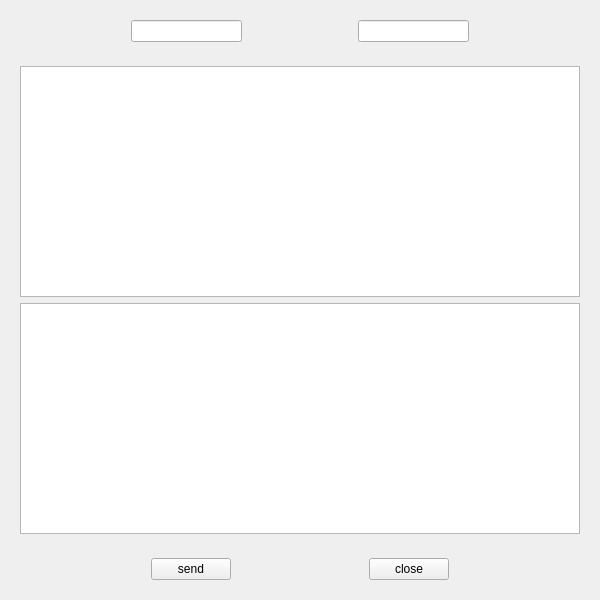
<?xml version="1.0" encoding="UTF-8"?>
<ui version="4.0">
 <class>Widget1</class>
 <widget class="QWidget" name="Widget1">
  <property name="geometry">
   <rect>
    <x>0</x>
    <y>0</y>
    <width>600</width>
    <height>600</height>
   </rect>
  </property>
  <property name="windowTitle">
   <string>Widget1</string>
  </property>
  <layout class="QGridLayout" name="gridLayout">
   <item row="0" column="0">
    <widget class="QWidget" name="widget_2" native="true">
     <layout class="QHBoxLayout" name="horizontalLayout">
      <item>
       <spacer name="horizontalSpacer">
        <property name="orientation">
         <enum>Qt::Horizontal</enum>
        </property>
        <property name="sizeHint" stdset="0">
         <size>
          <width>40</width>
          <height>20</height>
         </size>
        </property>
       </spacer>
      </item>
      <item>
       <widget class="QLineEdit" name="line_ip"/>
      </item>
      <item>
       <spacer name="horizontalSpacer_2">
        <property name="orientation">
         <enum>Qt::Horizontal</enum>
        </property>
        <property name="sizeHint" stdset="0">
         <size>
          <width>40</width>
          <height>20</height>
         </size>
        </property>
       </spacer>
      </item>
      <item>
       <widget class="QLineEdit" name="line_port"/>
      </item>
      <item>
       <spacer name="horizontalSpacer_3">
        <property name="orientation">
         <enum>Qt::Horizontal</enum>
        </property>
        <property name="sizeHint" stdset="0">
         <size>
          <width>40</width>
          <height>20</height>
         </size>
        </property>
       </spacer>
      </item>
     </layout>
    </widget>
   </item>
   <item row="1" column="0">
    <widget class="QWidget" name="widget" native="true">
     <layout class="QVBoxLayout" name="verticalLayout">
      <item>
       <widget class="QTextEdit" name="text_recv"/>
      </item>
      <item>
       <widget class="QTextEdit" name="text_send"/>
      </item>
     </layout>
    </widget>
   </item>
   <item row="2" column="0">
    <widget class="QWidget" name="widget_3" native="true">
     <layout class="QHBoxLayout" name="horizontalLayout_2">
      <item>
       <spacer name="horizontalSpacer_4">
        <property name="orientation">
         <enum>Qt::Horizontal</enum>
        </property>
        <property name="sizeHint" stdset="0">
         <size>
          <width>40</width>
          <height>20</height>
         </size>
        </property>
       </spacer>
      </item>
      <item>
       <widget class="QPushButton" name="bt_send">
        <property name="text">
         <string>send</string>
        </property>
       </widget>
      </item>
      <item>
       <spacer name="horizontalSpacer_6">
        <property name="orientation">
         <enum>Qt::Horizontal</enum>
        </property>
        <property name="sizeHint" stdset="0">
         <size>
          <width>40</width>
          <height>20</height>
         </size>
        </property>
       </spacer>
      </item>
      <item>
       <widget class="QPushButton" name="bt_close">
        <property name="text">
         <string>close</string>
        </property>
       </widget>
      </item>
      <item>
       <spacer name="horizontalSpacer_5">
        <property name="orientation">
         <enum>Qt::Horizontal</enum>
        </property>
        <property name="sizeHint" stdset="0">
         <size>
          <width>40</width>
          <height>20</height>
         </size>
        </property>
       </spacer>
      </item>
     </layout>
    </widget>
   </item>
  </layout>
 </widget>
 <resources/>
 <connections/>
</ui>
